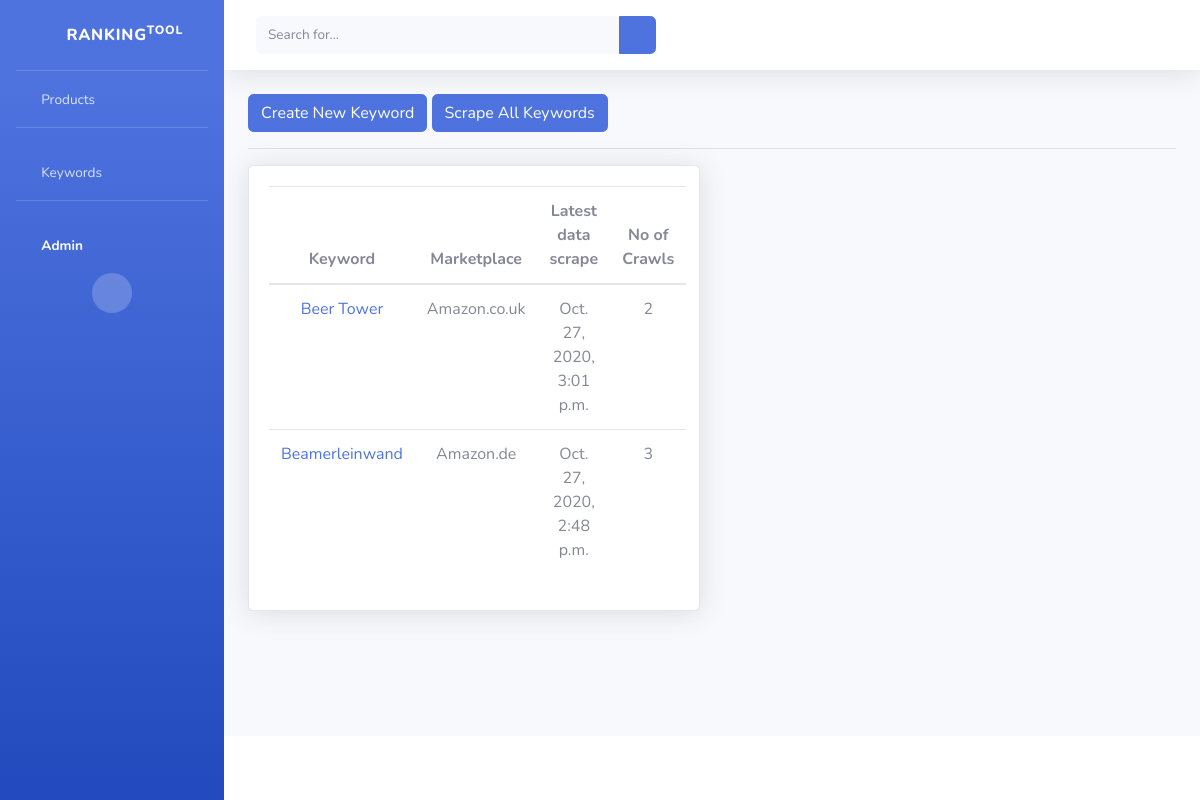
Page /keyword/ on the earlier database version.
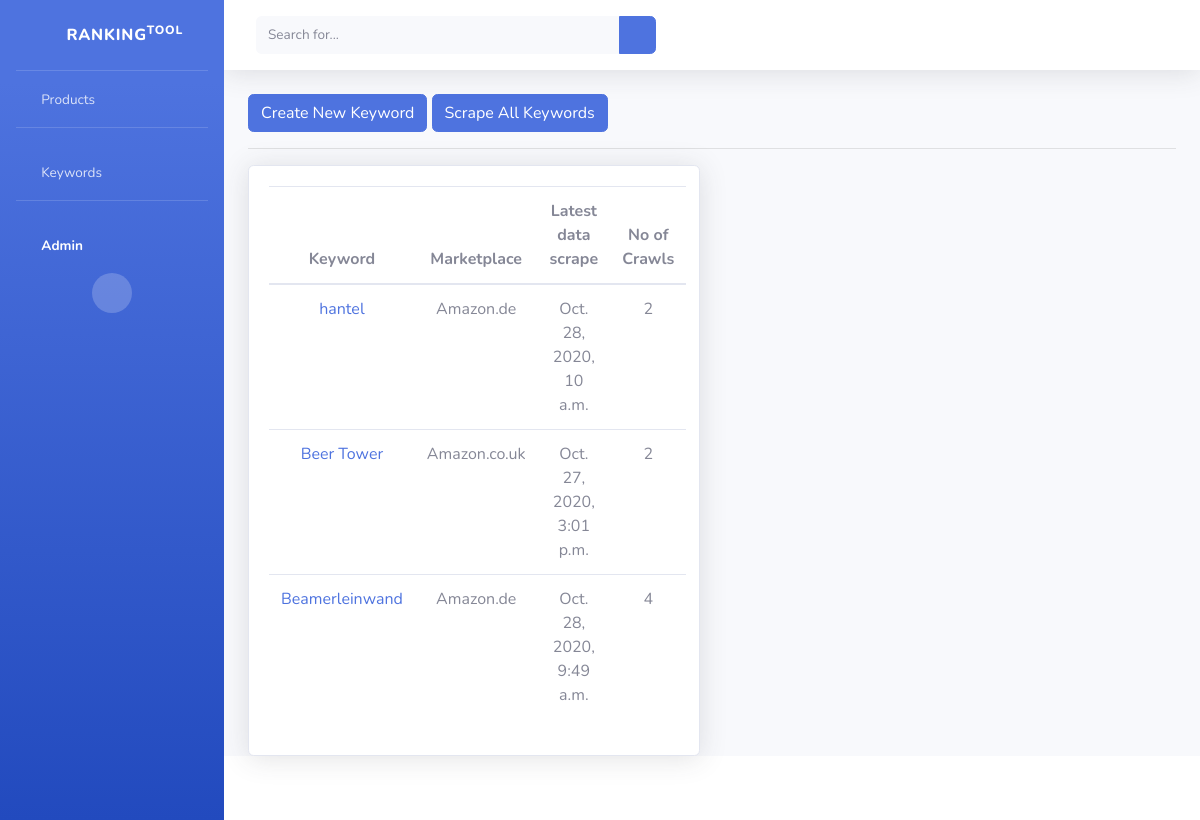
Same page on the later database version.
### RankingTool/models.py (models this page shows, shortened)
class Keyword(models.Model):
    keyword = models.CharField(max_length=200,default="")
    marketplace = models.ForeignKey(Marketplace, on_delete=models.CASCADE, default=None, null=True, blank=True)
    class Meta:
        unique_together = ['keyword', 'marketplace']
    @property
    def latest_update(self):
        try:
            latest_crawl_date = KeywordCrawl.objects.filter(keyword__keyword=self.keyword).order_by('-date')[0].date
        except:
            latest_crawl_date = 0
        return latest_crawl_date
    @property
    def no_of_crawls(self):
        try:
            crawls = len(KeywordCrawl.objects.filter(keyword__keyword=self.keyword))
        except:
            crawls = 0
        return crawls

class Marketplace(models.Model):
    name = models.CharField(max_length=20, unique=True)
    url = models.CharField(max_length=200)
    country = models.CharField(max_length=20)

class KeywordCrawl(models.Model):
    keyword = models.ForeignKey(Keyword,default=None, on_delete= models.CASCADE)
    date = models.DateTimeField(default=datetime.now)
    products = models.ManyToManyField(ScrapeProduct)
    marketplace = models.ForeignKey(Marketplace, default=None, on_delete= models.CASCADE, null=True)

### RankingTool/views.py (the view)
# urls.py: path('keyword/', keyword_list_view, name="keyword-list"),
def keyword_list_view(request):
    keywords = Keyword.objects.all().order_by('-keyword')
    context = {
        'keywords': keywords
    }
    return render(request, "keyword/keyword_list.html", context)

### templates/keyword/keyword_list.html
{% extends 'base.html' %}
{% block content %}
<a class="btn btn-primary" href="{% url 'keyword-create' %}">Create New Keyword</a>
<a class="btn btn-primary" href="{% url 'scrape-all-keywords' %}">Scrape All Keywords</a>
<hr>
<div class="row">
  <div class="col-6">
    <div class="card shadow">
      <div class="card-body">
        <table class="table" style="text-align: center;">
          <thead>
            <tr>
              <th scope="col">Keyword</th>
              <th scope="col">Marketplace</th>
              <th scope="col">Latest data scrape</th>
              <th scope="col">No of Crawls</th>
            </tr>
          </thead>
          <tbody>
            {% for keyword in keywords %}
              <tr>
                <td><a href="{% url 'keyword-detail' keyword.id %}">{{ keyword.keyword}}</a></td>
                <td>{{ keyword.marketplace.name }}</td>
                <td>{{ keyword.latest_update}}</td>
                <td style="text-align: center;">{{ keyword.no_of_crawls }}</td>
              </tr>
            {% endfor %}
          </tbody>
        </table>
      </div>
    </div>
  </div>
</div>
{% endblock content %}

Differences in the rows shown:
added Keyword: keyword "hantel", marketplace.name "Amazon.de", latest_update "Oct. 28, 2020, 10 a.m.", no_of_crawls "2"
computed for Keyword "Beamerleinwand": latest_update "Oct. 27, 2020, 2:48 p.m." → "Oct. 28, 2020, 9:49 a.m."; no_of_crawls "3" → "4"
